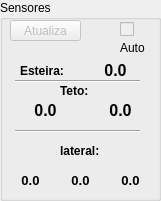
   <widget class="QGroupBox" name="groupBox_2">
    <property name="geometry">
     <rect>
      <x>630</x>
      <y>80</y>
      <width>161</width>
      <height>201</height>
     </rect>
    </property>
    <property name="font">
     <font>
      <weight>50</weight>
      <bold>false</bold>
     </font>
    </property>
    <property name="title">
     <string>Sensores</string>
    </property>
    <widget class="QPushButton" name="pushButton_serialAtualiza">
     <property name="enabled">
      <bool>false</bool>
     </property>
     <property name="geometry">
      <rect>
       <x>10</x>
       <y>20</y>
       <width>71</width>
       <height>21</height>
      </rect>
     </property>
     <property name="text">
      <string>Atualiza</string>
     </property>
    </widget>
    <widget class="QCheckBox" name="checkBox_serialAuto">
     <property name="enabled">
      <bool>false</bool>
     </property>
     <property name="geometry">
      <rect>
       <x>120</x>
       <y>20</y>
       <width>21</width>
       <height>18</height>
      </rect>
     </property>
     <property name="text">
      <string/>
     </property>
     <property name="checked">
      <bool>false</bool>
     </property>
    </widget>
    <widget class="QLabel" name="label_9">
     <property name="geometry">
      <rect>
       <x>120</x>
       <y>40</y>
       <width>31</width>
       <height>16</height>
      </rect>
     </property>
     <property name="text">
      <string>Auto</string>
     </property>
    </widget>
    <widget class="QLabel" name="label_36">
     <property name="geometry">
      <rect>
       <x>20</x>
       <y>60</y>
       <width>51</width>
       <height>21</height>
      </rect>
     </property>
     <property name="font">
      <font>
       <weight>75</weight>
       <bold>true</bold>
      </font>
     </property>
     <property name="text">
      <string>Esteira:</string>
     </property>
    </widget>
    <widget class="QLabel" name="sensor_esteira">
     <property name="geometry">
      <rect>
       <x>80</x>
       <y>60</y>
       <width>71</width>
       <height>21</height>
      </rect>
     </property>
     <property name="font">
      <font>
       <pointsize>12</pointsize>
       <weight>75</weight>
       <bold>true</bold>
      </font>
     </property>
     <property name="text">
      <string>0.0</string>
     </property>
     <property name="alignment">
      <set>Qt::AlignCenter</set>
     </property>
    </widget>
    <widget class="QLabel" name="label_38">
     <property name="geometry">
      <rect>
       <x>60</x>
       <y>80</y>
       <width>41</width>
       <height>21</height>
      </rect>
     </property>
     <property name="font">
      <font>
       <weight>75</weight>
       <bold>true</bold>
      </font>
     </property>
     <property name="text">
      <string>Teto:</string>
     </property>
    </widget>
    <widget class="QLabel" name="sensor_teto1">
     <property name="geometry">
      <rect>
       <x>10</x>
       <y>100</y>
       <width>71</width>
       <height>21</height>
      </rect>
     </property>
     <property name="font">
      <font>
       <pointsize>12</pointsize>
       <weight>75</weight>
       <bold>true</bold>
      </font>
     </property>
     <property name="text">
      <string>0.0</string>
     </property>
     <property name="alignment">
      <set>Qt::AlignCenter</set>
     </property>
    </widget>
    <widget class="QLabel" name="sensor_teto2">
     <property name="geometry">
      <rect>
       <x>90</x>
       <y>100</y>
       <width>61</width>
       <height>21</height>
      </rect>
     </property>
     <property name="font">
      <font>
       <pointsize>12</pointsize>
       <weight>75</weight>
       <bold>true</bold>
      </font>
     </property>
     <property name="text">
      <string>0.0</string>
     </property>
     <property name="alignment">
      <set>Qt::AlignCenter</set>
     </property>
    </widget>
    <widget class="QLabel" name="label_43">
     <property name="geometry">
      <rect>
       <x>60</x>
       <y>140</y>
       <width>41</width>
       <height>21</height>
      </rect>
     </property>
     <property name="font">
      <font>
       <weight>75</weight>
       <bold>true</bold>
      </font>
     </property>
     <property name="text">
      <string>lateral:</string>
     </property>
    </widget>
    <widget class="QLabel" name="sensor_lateral2">
     <property name="geometry">
      <rect>
       <x>60</x>
       <y>170</y>
       <width>41</width>
       <height>21</height>
      </rect>
     </property>
     <property name="font">
      <font>
       <pointsize>10</pointsize>
       <weight>75</weight>
       <bold>true</bold>
      </font>
     </property>
     <property name="text">
      <string>0.0</string>
     </property>
     <property name="alignment">
      <set>Qt::AlignCenter</set>
     </property>
    </widget>
    <widget class="QLabel" name="sensor_lateral1">
     <property name="geometry">
      <rect>
       <x>10</x>
       <y>170</y>
       <width>41</width>
       <height>21</height>
      </rect>
     </property>
     <property name="font">
      <font>
       <pointsize>10</pointsize>
       <weight>75</weight>
       <bold>true</bold>
      </font>
     </property>
     <property name="text">
      <string>0.0</string>
     </property>
     <property name="alignment">
      <set>Qt::AlignCenter</set>
     </property>
    </widget>
    <widget class="QLabel" name="sensor_lateral3">
     <property name="geometry">
      <rect>
       <x>110</x>
       <y>170</y>
       <width>41</width>
       <height>21</height>
      </rect>
     </property>
     <property name="font">
      <font>
       <pointsize>10</pointsize>
       <weight>75</weight>
       <bold>true</bold>
      </font>
     </property>
     <property name="text">
      <string>0.0</string>
     </property>
     <property name="alignment">
      <set>Qt::AlignCenter</set>
     </property>
    </widget>
    <widget class="Line" name="line">
     <property name="geometry">
      <rect>
       <x>15</x>
       <y>80</y>
       <width>125</width>
       <height>3</height>
      </rect>
     </property>
     <property name="orientation">
      <enum>Qt::Horizontal</enum>
     </property>
    </widget>
    <widget class="Line" name="line_2">
     <property name="geometry">
      <rect>
       <x>15</x>
       <y>130</y>
       <width>125</width>
       <height>3</height>
      </rect>
     </property>
     <property name="orientation">
      <enum>Qt::Horizontal</enum>
     </property>
    </widget>
    <zorder>pushButton_serialAtualiza</zorder>
    <zorder>checkBox_serialAuto</zorder>
    <zorder>label_9</zorder>
    <zorder>label_36</zorder>
    <zorder>sensor_esteira</zorder>
    <zorder>label_38</zorder>
    <zorder>sensor_teto1</zorder>
    <zorder>sensor_teto2</zorder>
    <zorder>label_43</zorder>
    <zorder>sensor_lateral2</zorder>
    <zorder>sensor_lateral1</zorder>
    <zorder>sensor_lateral3</zorder>
    <zorder>line</zorder>
    <zorder>line_2</zorder>
    <zorder>tabWidget_6</zorder>
   </widget>
